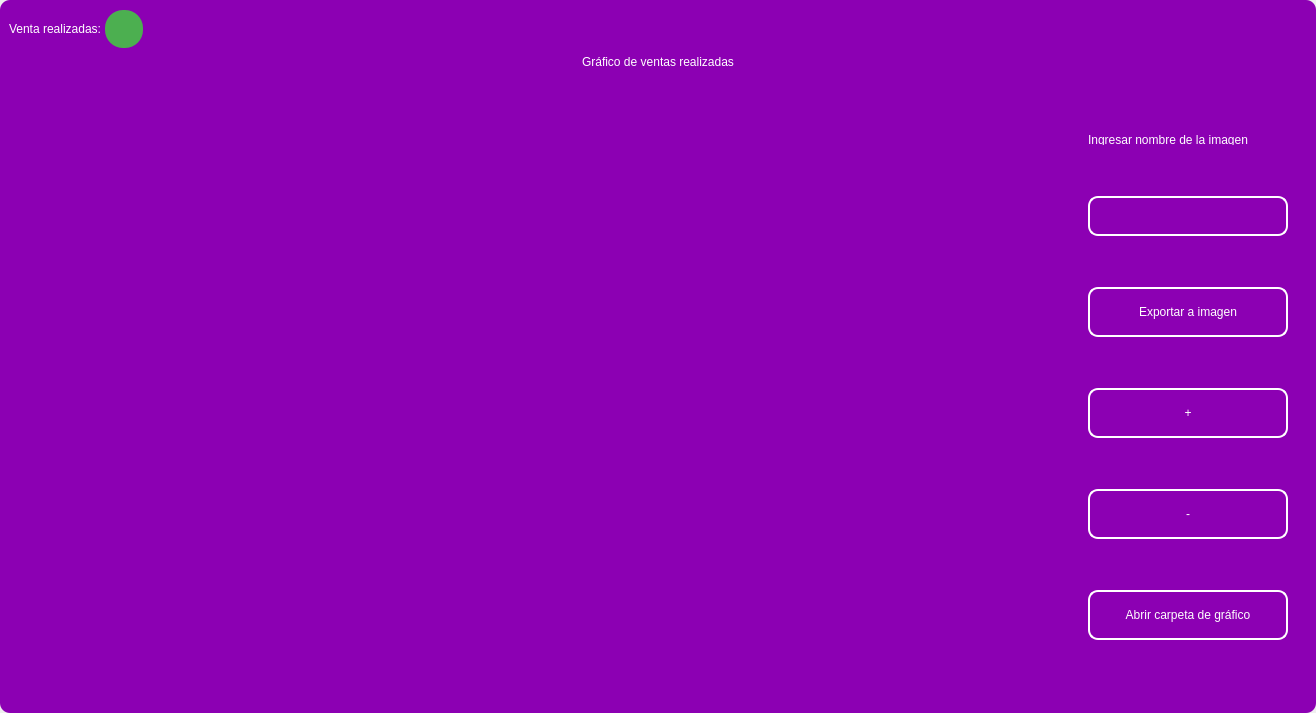
<?xml version="1.0" encoding="UTF-8"?>
<ui version="4.0">
 <class>MainWindow</class>
 <widget class="QMainWindow" name="MainWindow">
  <property name="geometry">
   <rect>
    <x>0</x>
    <y>0</y>
    <width>1316</width>
    <height>713</height>
   </rect>
  </property>
  <property name="windowTitle">
   <string>MainWindow</string>
  </property>
  <property name="styleSheet">
   <string notr="true"/>
  </property>
  <widget class="QWidget" name="centralwidget">
   <property name="styleSheet">
    <string notr="true"/>
   </property>
   <layout class="QVBoxLayout" name="verticalLayout">
    <property name="spacing">
     <number>0</number>
    </property>
    <property name="leftMargin">
     <number>0</number>
    </property>
    <property name="topMargin">
     <number>0</number>
    </property>
    <property name="rightMargin">
     <number>0</number>
    </property>
    <property name="bottomMargin">
     <number>0</number>
    </property>
    <item>
     <widget class="QFrame" name="frame">
      <property name="enabled">
       <bool>true</bool>
      </property>
      <property name="styleSheet">
       <string notr="true">
QFrame {
border-radius:10px;
background-color: rgb(140, 0, 179);
 }
</string>
      </property>
      <property name="frameShape">
       <enum>QFrame::StyledPanel</enum>
      </property>
      <property name="frameShadow">
       <enum>QFrame::Raised</enum>
      </property>
      <layout class="QVBoxLayout" name="verticalLayout_2">
       <item>
        <widget class="QFrame" name="frame_superior">
         <property name="minimumSize">
          <size>
           <width>0</width>
           <height>40</height>
          </size>
         </property>
         <property name="maximumSize">
          <size>
           <width>16777215</width>
           <height>40</height>
          </size>
         </property>
         <property name="styleSheet">
          <string notr="true">QPushButton{
border-radius:18px;
}

QPushButton:hover{
	background-color: rgb(0, 0, 0);
}
</string>
         </property>
         <property name="frameShape">
          <enum>QFrame::StyledPanel</enum>
         </property>
         <property name="frameShadow">
          <enum>QFrame::Raised</enum>
         </property>
         <layout class="QHBoxLayout" name="horizontalLayout_3">
          <property name="spacing">
           <number>4</number>
          </property>
          <property name="leftMargin">
           <number>0</number>
          </property>
          <property name="topMargin">
           <number>0</number>
          </property>
          <property name="rightMargin">
           <number>0</number>
          </property>
          <property name="bottomMargin">
           <number>0</number>
          </property>
          <item>
           <widget class="QLabel" name="label_3">
            <property name="styleSheet">
             <string notr="true">color: rgb(255, 255, 255);
font: 15pt &quot;MS Shell Dlg 2&quot;;</string>
            </property>
            <property name="text">
             <string>Venta realizadas:</string>
            </property>
           </widget>
          </item>
          <item>
           <widget class="QPushButton" name="btn_exit_2">
            <property name="minimumSize">
             <size>
              <width>38</width>
              <height>38</height>
             </size>
            </property>
            <property name="maximumSize">
             <size>
              <width>38</width>
              <height>38</height>
             </size>
            </property>
            <property name="cursor">
             <cursorShape>ArrowCursor</cursorShape>
            </property>
            <property name="styleSheet">
             <string notr="true">background-color: #4CAF50;</string>
            </property>
            <property name="text">
             <string/>
            </property>
            <property name="iconSize">
             <size>
              <width>35</width>
              <height>35</height>
             </size>
            </property>
           </widget>
          </item>
          <item>
           <spacer name="horizontalSpacer_2">
            <property name="orientation">
             <enum>Qt::Horizontal</enum>
            </property>
            <property name="sizeHint" stdset="0">
             <size>
              <width>443</width>
              <height>20</height>
             </size>
            </property>
           </spacer>
          </item>
          <item>
           <widget class="QPushButton" name="btn_exit">
            <property name="minimumSize">
             <size>
              <width>38</width>
              <height>38</height>
             </size>
            </property>
            <property name="maximumSize">
             <size>
              <width>38</width>
              <height>38</height>
             </size>
            </property>
            <property name="cursor">
             <cursorShape>PointingHandCursor</cursorShape>
            </property>
            <property name="text">
             <string/>
            </property>
            <property name="iconSize">
             <size>
              <width>35</width>
              <height>35</height>
             </size>
            </property>
           </widget>
          </item>
          <item>
           <widget class="QPushButton" name="bt_minimizar">
            <property name="minimumSize">
             <size>
              <width>38</width>
              <height>38</height>
             </size>
            </property>
            <property name="maximumSize">
             <size>
              <width>38</width>
              <height>38</height>
             </size>
            </property>
            <property name="cursor">
             <cursorShape>PointingHandCursor</cursorShape>
            </property>
            <property name="text">
             <string/>
            </property>
            <property name="icon">
             <iconset>
              <normaloff>image/minus.svg</normaloff>image/minus.svg</iconset>
            </property>
            <property name="iconSize">
             <size>
              <width>38</width>
              <height>38</height>
             </size>
            </property>
           </widget>
          </item>
          <item>
           <widget class="QPushButton" name="bt_maximizar">
            <property name="minimumSize">
             <size>
              <width>38</width>
              <height>38</height>
             </size>
            </property>
            <property name="maximumSize">
             <size>
              <width>38</width>
              <height>38</height>
             </size>
            </property>
            <property name="cursor">
             <cursorShape>PointingHandCursor</cursorShape>
            </property>
            <property name="text">
             <string/>
            </property>
            <property name="icon">
             <iconset>
              <normaloff>image/chevron-up.svg</normaloff>image/chevron-up.svg</iconset>
            </property>
            <property name="iconSize">
             <size>
              <width>38</width>
              <height>38</height>
             </size>
            </property>
           </widget>
          </item>
          <item>
           <widget class="QPushButton" name="bt_restaurar">
            <property name="minimumSize">
             <size>
              <width>38</width>
              <height>38</height>
             </size>
            </property>
            <property name="maximumSize">
             <size>
              <width>38</width>
              <height>38</height>
             </size>
            </property>
            <property name="cursor">
             <cursorShape>PointingHandCursor</cursorShape>
            </property>
            <property name="text">
             <string/>
            </property>
            <property name="icon">
             <iconset>
              <normaloff>image/chevron-down.svg</normaloff>image/chevron-down.svg</iconset>
            </property>
            <property name="iconSize">
             <size>
              <width>38</width>
              <height>38</height>
             </size>
            </property>
           </widget>
          </item>
          <item>
           <widget class="QPushButton" name="bt_cerrar">
            <property name="minimumSize">
             <size>
              <width>38</width>
              <height>38</height>
             </size>
            </property>
            <property name="maximumSize">
             <size>
              <width>38</width>
              <height>38</height>
             </size>
            </property>
            <property name="cursor">
             <cursorShape>PointingHandCursor</cursorShape>
            </property>
            <property name="text">
             <string/>
            </property>
            <property name="icon">
             <iconset>
              <normaloff>image/x.svg</normaloff>image/x.svg</iconset>
            </property>
            <property name="iconSize">
             <size>
              <width>38</width>
              <height>38</height>
             </size>
            </property>
           </widget>
          </item>
         </layout>
        </widget>
       </item>
       <item>
        <widget class="QLabel" name="label">
         <property name="styleSheet">
          <string notr="true">font: 30pt &quot;MS Shell Dlg 2&quot;;
color: rgb(255, 255, 255);</string>
         </property>
         <property name="text">
          <string>Gráfico de ventas realizadas</string>
         </property>
         <property name="alignment">
          <set>Qt::AlignCenter</set>
         </property>
        </widget>
       </item>
       <item>
        <widget class="QFrame" name="frame_3">
         <property name="minimumSize">
          <size>
           <width>0</width>
           <height>0</height>
          </size>
         </property>
         <property name="frameShape">
          <enum>QFrame::StyledPanel</enum>
         </property>
         <property name="frameShadow">
          <enum>QFrame::Raised</enum>
         </property>
         <layout class="QHBoxLayout" name="horizontalLayout_4">
          <property name="leftMargin">
           <number>9</number>
          </property>
          <property name="topMargin">
           <number>9</number>
          </property>
          <property name="rightMargin">
           <number>9</number>
          </property>
          <item>
           <widget class="QGraphicsView" name="graphics_view">
            <property name="dragMode">
             <enum>QGraphicsView::NoDrag</enum>
            </property>
            <property name="transformationAnchor">
             <enum>QGraphicsView::NoAnchor</enum>
            </property>
           </widget>
          </item>
          <item>
           <layout class="QVBoxLayout" name="verticalLayout_4">
            <property name="spacing">
             <number>10</number>
            </property>
            <property name="sizeConstraint">
             <enum>QLayout::SetDefaultConstraint</enum>
            </property>
            <property name="leftMargin">
             <number>10</number>
            </property>
            <property name="topMargin">
             <number>10</number>
            </property>
            <property name="rightMargin">
             <number>10</number>
            </property>
            <property name="bottomMargin">
             <number>10</number>
            </property>
            <item>
             <widget class="QLabel" name="label_2">
              <property name="minimumSize">
               <size>
                <width>10</width>
                <height>10</height>
               </size>
              </property>
              <property name="maximumSize">
               <size>
                <width>500</width>
                <height>10</height>
               </size>
              </property>
              <property name="styleSheet">
               <string notr="true">color: rgb(255, 255, 255);
font: 10pt &quot;MS Shell Dlg 2&quot;;</string>
              </property>
              <property name="text">
               <string>Ingresar nombre de la imagen</string>
              </property>
             </widget>
            </item>
            <item>
             <widget class="QLineEdit" name="name_imagetxt">
              <property name="sizePolicy">
               <sizepolicy hsizetype="Fixed" vsizetype="Fixed">
                <horstretch>0</horstretch>
                <verstretch>0</verstretch>
               </sizepolicy>
              </property>
              <property name="minimumSize">
               <size>
                <width>200</width>
                <height>35</height>
               </size>
              </property>
              <property name="maximumSize">
               <size>
                <width>150</width>
                <height>40</height>
               </size>
              </property>
              <property name="styleSheet">
               <string notr="true">QLabel {
	color: rgb(255, 255, 254);
	font: 12pt &quot;Arial&quot;;
	background-color: rgba(0, 0, 0,0);
}

QTextEdit{
background-color: rgba(0, 0, 0,0);
border-radius:10px; 
font: 12pt &quot;Arial&quot;;
color: rgb(255, 255, 254);
border: 2px solid  rgb(255, 255, 255);

}

QTextEdit:hover{
background-color: rgba(0, 0, 0,0);
border-radius:10px; 
font: 12pt &quot;Arial&quot;;
border: 2px solid  rgb(120, 0, 171);
}

QTextEdit:focus{
background-color: rgb(0, 0, 0);
border-radius:10px; 
font: 12pt &quot;Arial&quot;;
border: 2px solid rgb(120, 0, 171);
}

QLineEdit{
background-color: rgba(0, 0, 0,0);
border-radius:10px; 
font: 12pt &quot;Arial&quot;;
color: rgb(255, 255, 254);
border: 2px solid  rgb(255, 255, 255);

}

QLineEdit:hover{
background-color: rgba(0, 0, 0,0);
border-radius:10px; 
font: 12pt &quot;Arial&quot;;
border: 2px solid  rgb(120, 0, 171);
}

QLineEdit:focus{
background-color: rgb(0, 0, 0);
border-radius:10px; 
font: 12pt &quot;Arial&quot;;
border: 2px solid rgb(120, 0, 171);
}

QCheckBox{
	font: 12pt &quot;Arial&quot;;
	color: rgb(255, 255, 255);
}

QCheckBox::indicator {
    width: 18px;
    height:18px;
}

QCheckBox::indicator:unchecked {
   background-image: url(image/square.svg);
}

QCheckBox::indicator:checked {
   background-image: url(image/check-square.svg);
}

QPushButton{
border-radius:10px; 
font: 12pt &quot;Arial&quot;;
color: rgb(255, 255, 254);
border: 2px solid #ffffff;
}

QPushButton:hover{
border-radius:10px; 
font: 12pt &quot;Arial&quot;;
color: rgb(255, 255, 255);
border: 2px solid rgb(120, 0, 171);
	background-color: rgb(120, 0, 171);
}
</string>
              </property>
              <property name="alignment">
               <set>Qt::AlignLeading|Qt::AlignLeft|Qt::AlignVCenter</set>
              </property>
             </widget>
            </item>
            <item>
             <widget class="QPushButton" name="btn_export_image">
              <property name="minimumSize">
               <size>
                <width>50</width>
                <height>40</height>
               </size>
              </property>
              <property name="maximumSize">
               <size>
                <width>300</width>
                <height>50</height>
               </size>
              </property>
              <property name="cursor">
               <cursorShape>PointingHandCursor</cursorShape>
              </property>
              <property name="styleSheet">
               <string notr="true">QPushButton{
border-radius:10px; 
font: 12pt &quot;Arial&quot;;
color: rgb(255, 255, 254);
border: 2px solid #ffffff;
}

QPushButton:hover{
border-radius:10px; 
font: 12pt &quot;Arial&quot;;
color: rgb(255, 255, 255);
border: 2px solid rgb(120, 0, 171);
	background-color: rgb(120, 0, 171);
}</string>
              </property>
              <property name="text">
               <string>Exportar a imagen</string>
              </property>
              <property name="iconSize">
               <size>
                <width>35</width>
                <height>35</height>
               </size>
              </property>
             </widget>
            </item>
            <item>
             <widget class="QPushButton" name="zoom_in_button">
              <property name="minimumSize">
               <size>
                <width>0</width>
                <height>40</height>
               </size>
              </property>
              <property name="maximumSize">
               <size>
                <width>300</width>
                <height>50</height>
               </size>
              </property>
              <property name="cursor">
               <cursorShape>PointingHandCursor</cursorShape>
              </property>
              <property name="styleSheet">
               <string notr="true">QPushButton{
border-radius:10px; 
font: 20pt &quot;Arial&quot;;
color: rgb(255, 255, 254);
border: 2px solid #ffffff;
}

QPushButton:hover{
border-radius:10px; 
font: 12pt &quot;Arial&quot;;
color: rgb(255, 255, 255);
border: 2px solid rgb(120, 0, 171);
	background-color: rgb(120, 0, 171);
}</string>
              </property>
              <property name="text">
               <string>+</string>
              </property>
              <property name="iconSize">
               <size>
                <width>35</width>
                <height>35</height>
               </size>
              </property>
             </widget>
            </item>
            <item>
             <widget class="QPushButton" name="zoom_out_button">
              <property name="minimumSize">
               <size>
                <width>0</width>
                <height>40</height>
               </size>
              </property>
              <property name="maximumSize">
               <size>
                <width>300</width>
                <height>50</height>
               </size>
              </property>
              <property name="cursor">
               <cursorShape>PointingHandCursor</cursorShape>
              </property>
              <property name="styleSheet">
               <string notr="true">QPushButton{
border-radius:10px; 
font: 20pt &quot;Arial&quot;;
color: rgb(255, 255, 254);
border: 2px solid #ffffff;
}

QPushButton:hover{
border-radius:10px; 
font: 12pt &quot;Arial&quot;;
color: rgb(255, 255, 255);
border: 2px solid rgb(120, 0, 171);
	background-color: rgb(120, 0, 171);
}</string>
              </property>
              <property name="text">
               <string>-</string>
              </property>
              <property name="iconSize">
               <size>
                <width>35</width>
                <height>35</height>
               </size>
              </property>
             </widget>
            </item>
            <item>
             <widget class="QPushButton" name="open_explore_file">
              <property name="minimumSize">
               <size>
                <width>0</width>
                <height>40</height>
               </size>
              </property>
              <property name="maximumSize">
               <size>
                <width>300</width>
                <height>50</height>
               </size>
              </property>
              <property name="cursor">
               <cursorShape>PointingHandCursor</cursorShape>
              </property>
              <property name="styleSheet">
               <string notr="true">QPushButton{
border-radius:10px; 
font: 12pt &quot;Arial&quot;;
color: rgb(255, 255, 254);
border: 2px solid #ffffff;
}

QPushButton:hover{
border-radius:10px; 
font: 12pt &quot;Arial&quot;;
color: rgb(255, 255, 255);
border: 2px solid rgb(120, 0, 171);
	background-color: rgb(120, 0, 171);
}</string>
              </property>
              <property name="text">
               <string>Abrir carpeta de gráfico</string>
              </property>
              <property name="iconSize">
               <size>
                <width>35</width>
                <height>35</height>
               </size>
              </property>
             </widget>
            </item>
           </layout>
          </item>
         </layout>
        </widget>
       </item>
      </layout>
     </widget>
    </item>
   </layout>
  </widget>
 </widget>
 <resources/>
 <connections/>
</ui>
